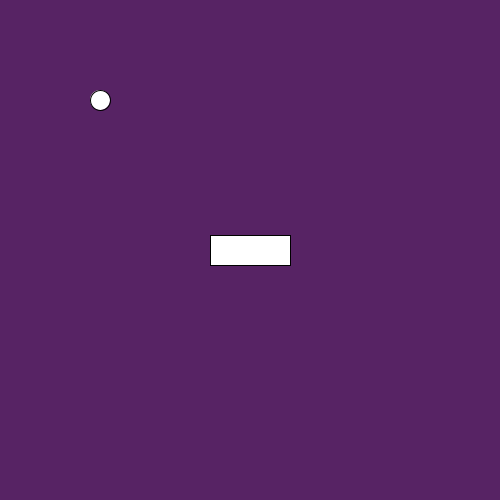
Frame 1 (no input)
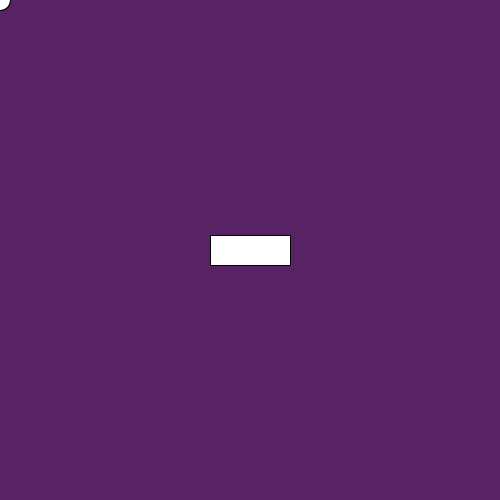
Frame 60 (the mouse pressed at the canvas centre just before this capture)
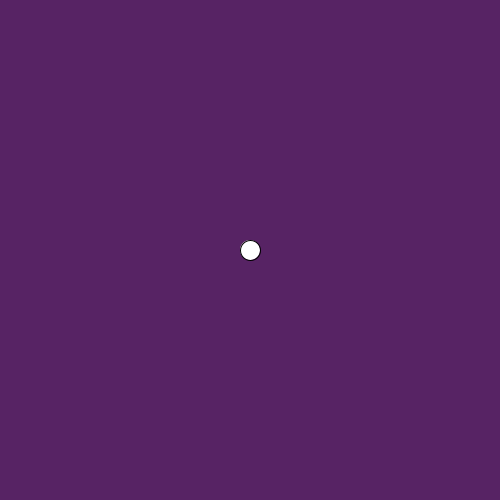
Frame 120 (the mouse held since frame 60 and released just before this capture)

The Processing sketch that drew these frames (run headless with seeded random() and noise(); from frame 60 on, the mouse is pressed at the canvas centre):

// Processing sketch: sketch_17
// ── sketch_17.pde
//declaracion, definicion de variables
PVector posicioncirculo;
PVector posicionrectangulo;



public void setup(){ // se ejecuta una sola vez
// inicializacion de variables
    size(500,500);
    posicioncirculo = new PVector (100,100);
    posicionrectangulo= new PVector(width/2, width/2);
    
}// fin de setup

public void draw(){
  background(87,35,100);
  dibujarcirculo();
  posicioncirculo.x=mouseX;
  posicioncirculo.y=mouseY;
  validarRectangulo();
  
}//fin draw
public void dibujarcirculo(){
 circle(posicioncirculo.x,posicioncirculo.y,20);
  
}//fin dibujarcirculo

public void dibujarrectangulo(){
  rectMode(CENTER);
  rect(posicionrectangulo.x,posicionrectangulo.y,80,30);
  
}//fin dibujarrectangulo

public float obtenerdistancia(){
  float distancia=0;
  float c1=posicionrectangulo.x-posicioncirculo.x;
  float c2=posicionrectangulo.y-posicioncirculo.y;
  distancia= sqrt(pow(c1,2)+pow(c2,2));
  return distancia; 
    
}// fin obtenerdistancia

public void validarRectangulo(){
  if(obtenerdistancia() < 30){
   println("El rectangulo desaparece");
  } else {
    dibujarrectangulo();
  } 
  
}// fin validarRectangulo
